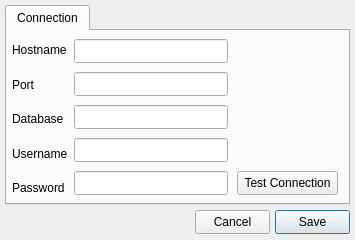
<?xml version="1.0" encoding="UTF-8"?>
<ui version="4.0">
 <class>Setting</class>
 <widget class="QDialog" name="Setting">
  <property name="geometry">
   <rect>
    <x>0</x>
    <y>0</y>
    <width>355</width>
    <height>240</height>
   </rect>
  </property>
  <property name="minimumSize">
   <size>
    <width>355</width>
    <height>240</height>
   </size>
  </property>
  <property name="maximumSize">
   <size>
    <width>355</width>
    <height>240</height>
   </size>
  </property>
  <property name="windowTitle">
   <string>Setting</string>
  </property>
  <property name="windowIcon">
   <iconset resource="../resources/res.qrc">
    <normaloff>:/toolbar/setting.png</normaloff>:/toolbar/setting.png</iconset>
  </property>
  <widget class="QPushButton" name="pushButtonSave">
   <property name="geometry">
    <rect>
     <x>275</x>
     <y>210</y>
     <width>75</width>
     <height>24</height>
    </rect>
   </property>
   <property name="minimumSize">
    <size>
     <width>0</width>
     <height>24</height>
    </size>
   </property>
   <property name="text">
    <string>Save</string>
   </property>
  </widget>
  <widget class="QPushButton" name="pushButtonCancel">
   <property name="geometry">
    <rect>
     <x>195</x>
     <y>210</y>
     <width>75</width>
     <height>24</height>
    </rect>
   </property>
   <property name="minimumSize">
    <size>
     <width>0</width>
     <height>24</height>
    </size>
   </property>
   <property name="text">
    <string>Cancel</string>
   </property>
  </widget>
  <widget class="QTabWidget" name="tabWidget">
   <property name="geometry">
    <rect>
     <x>5</x>
     <y>5</y>
     <width>345</width>
     <height>200</height>
    </rect>
   </property>
   <property name="currentIndex">
    <number>0</number>
   </property>
   <widget class="QWidget" name="tabConnection">
    <attribute name="title">
     <string>Connection</string>
    </attribute>
    <widget class="QWidget" name="horizontalLayoutWidget">
     <property name="geometry">
      <rect>
       <x>5</x>
       <y>5</y>
       <width>216</width>
       <height>166</height>
      </rect>
     </property>
     <layout class="QHBoxLayout" name="horizontalLayout">
      <item>
       <layout class="QVBoxLayout" name="verticalLayout_2">
        <item>
         <widget class="QLabel" name="label">
          <property name="minimumSize">
           <size>
            <width>0</width>
            <height>24</height>
           </size>
          </property>
          <property name="text">
           <string>Hostname</string>
          </property>
          <property name="buddy">
           <cstring>lineEditHostname</cstring>
          </property>
         </widget>
        </item>
        <item>
         <widget class="QLabel" name="label_2">
          <property name="minimumSize">
           <size>
            <width>0</width>
            <height>24</height>
           </size>
          </property>
          <property name="text">
           <string>Port</string>
          </property>
          <property name="buddy">
           <cstring>lineEditPort</cstring>
          </property>
         </widget>
        </item>
        <item>
         <widget class="QLabel" name="label_3">
          <property name="minimumSize">
           <size>
            <width>0</width>
            <height>24</height>
           </size>
          </property>
          <property name="text">
           <string>Database</string>
          </property>
          <property name="buddy">
           <cstring>lineEditDatabase</cstring>
          </property>
         </widget>
        </item>
        <item>
         <widget class="QLabel" name="label_4">
          <property name="minimumSize">
           <size>
            <width>0</width>
            <height>24</height>
           </size>
          </property>
          <property name="text">
           <string>Username</string>
          </property>
          <property name="buddy">
           <cstring>lineEditUsername</cstring>
          </property>
         </widget>
        </item>
        <item>
         <widget class="QLabel" name="label_5">
          <property name="minimumSize">
           <size>
            <width>0</width>
            <height>24</height>
           </size>
          </property>
          <property name="text">
           <string>Password</string>
          </property>
          <property name="buddy">
           <cstring>lineEditPassword</cstring>
          </property>
         </widget>
        </item>
       </layout>
      </item>
      <item>
       <layout class="QVBoxLayout" name="verticalLayout">
        <item>
         <widget class="QLineEdit" name="lineEditHostname">
          <property name="minimumSize">
           <size>
            <width>0</width>
            <height>24</height>
           </size>
          </property>
          <property name="font">
           <font>
            <pointsize>9</pointsize>
           </font>
          </property>
         </widget>
        </item>
        <item>
         <widget class="QLineEdit" name="lineEditPort">
          <property name="minimumSize">
           <size>
            <width>0</width>
            <height>24</height>
           </size>
          </property>
          <property name="font">
           <font>
            <pointsize>9</pointsize>
           </font>
          </property>
          <property name="maxLength">
           <number>5</number>
          </property>
         </widget>
        </item>
        <item>
         <widget class="QLineEdit" name="lineEditDatabase">
          <property name="minimumSize">
           <size>
            <width>0</width>
            <height>24</height>
           </size>
          </property>
          <property name="font">
           <font>
            <pointsize>9</pointsize>
           </font>
          </property>
         </widget>
        </item>
        <item>
         <widget class="QLineEdit" name="lineEditUsername">
          <property name="minimumSize">
           <size>
            <width>0</width>
            <height>24</height>
           </size>
          </property>
          <property name="font">
           <font>
            <pointsize>9</pointsize>
           </font>
          </property>
         </widget>
        </item>
        <item>
         <widget class="QLineEdit" name="lineEditPassword">
          <property name="minimumSize">
           <size>
            <width>0</width>
            <height>24</height>
           </size>
          </property>
          <property name="font">
           <font>
            <pointsize>9</pointsize>
           </font>
          </property>
          <property name="echoMode">
           <enum>QLineEdit::Password</enum>
          </property>
         </widget>
        </item>
       </layout>
      </item>
     </layout>
    </widget>
    <widget class="QPushButton" name="pushButtonCheckConnection">
     <property name="geometry">
      <rect>
       <x>230</x>
       <y>140</y>
       <width>101</width>
       <height>24</height>
      </rect>
     </property>
     <property name="minimumSize">
      <size>
       <width>0</width>
       <height>24</height>
      </size>
     </property>
     <property name="text">
      <string>Test Connection</string>
     </property>
    </widget>
   </widget>
  </widget>
 </widget>
 <tabstops>
  <tabstop>lineEditHostname</tabstop>
  <tabstop>lineEditPort</tabstop>
  <tabstop>lineEditDatabase</tabstop>
  <tabstop>lineEditUsername</tabstop>
  <tabstop>lineEditPassword</tabstop>
  <tabstop>pushButtonCheckConnection</tabstop>
  <tabstop>pushButtonCancel</tabstop>
  <tabstop>pushButtonSave</tabstop>
  <tabstop>tabWidget</tabstop>
 </tabstops>
 <resources>
  <include location="../resources/res.qrc"/>
 </resources>
 <connections/>
</ui>
